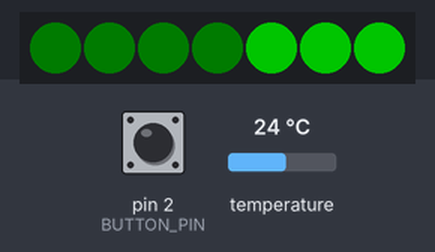
A sketch run on a simulated Arduino Uno, built with avr-gcc and run on an emulated ATmega328P. On the bench: 7 RGB LEDs in strip order, left to right. The test bench sets the inputs (shaded band); at power-on: pin 2 (BUTTON_PIN) HIGH, temperature 24 °C. Dim RGB values are drawn brighter than linear.

Above: at 2.8 s.
2.9 s: pin 2 (BUTTON_PIN) pulled LOW for 1.2 s
At 4.5 s:
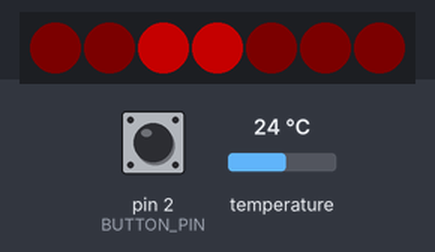
At 6.1 s:
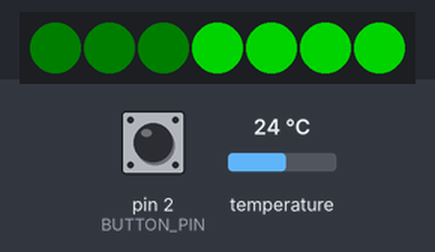
6.2 s: pin 2 (BUTTON_PIN) pulled LOW for 1.2 s
Timing chart, 0 to 16.0 s (numbered marks = the images above; inputs shaded):
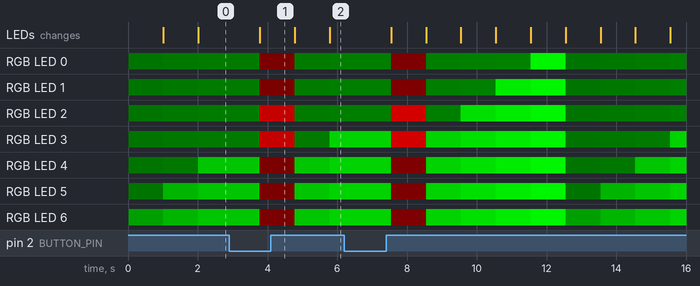

The sketch:

BinaryThermometer.ino
```cpp
#include <FastLED.h>

#include <OneWire.h>
#include <DallasTemperature.h>

#define LED_PIN     7
#define BUTTON_PIN  2
#define NUM_LEDS    7

const int inverted = 1;

int MAX_NUMBER = (1 << NUM_LEDS) - 1;

CRGB COLOR_RED   = CRGB(255,   0,   0);
CRGB COLOR_BLUE  = CRGB(  0,   0, 255);
CRGB COLOR_GREEN = CRGB(  0, 255,   0);
CRGB leds[NUM_LEDS];

#define ONE_WIRE_BUS 5

OneWire oneWire(ONE_WIRE_BUS);

DallasTemperature sensors(&oneWire);

const int MAX_DIM  = NUM_LEDS + 1;
const int DIM_STEP = 256 / MAX_DIM;
int brightness = 1;
// to detect if button is newly pressed -> don't alter brightness, just display it
int lastButtonState = 0;

// the setup function runs once when you press reset or power the board
void setup() {
  FastLED.addLeds<WS2812, LED_PIN, GRB>(leds, NUM_LEDS);
  sensors.begin();
  pinMode(BUTTON_PIN, INPUT_PULLUP);
}

void showTemperature(float celsius, int brightness) {
  int roundedCelsius = round(celsius);
  CRGB baseColor;

  if (celsius <= 0) {
    baseColor = COLOR_BLUE;
    roundedCelsius = -1 * roundedCelsius;
  } else { // number > 0
    baseColor = COLOR_RED;
  }
  showNumberBinary(
    roundedCelsius, getBrightColor(baseColor), getDimColor(baseColor)
  );
}

void showNumberBinary(int number, CRGB brightColor, CRGB dimColor) {
  for (int i = 0; i < NUM_LEDS; i++) {
    int lastBit = number % 2;
    int index = inverted ? (NUM_LEDS - i - 1) : i;

    leds[index] = (lastBit ? brightColor : dimColor);
    number = number >> 1;
  }
}

void showNumberBar(int number, CRGB brightColor, CRGB dimColor) {
  for (int i = 0; i < NUM_LEDS; i++) {
    int index = inverted ? (NUM_LEDS - i - 1) : i;

    leds[index] = ((i < number) ? brightColor : dimColor);
  }
}

CRGB getBrightColor(CRGB baseColor) {
  return CRGB(baseColor).fadeToBlackBy((MAX_DIM - brightness) * DIM_STEP);
}

CRGB getDimColor(CRGB baseColor) {
  return CRGB(baseColor).fadeToBlackBy(255 - brightness);
}

void loop() {
  int buttonState = digitalRead(BUTTON_PIN);
  if (buttonState == 1) {
    if (lastButtonState == 1) {
      brightness = (brightness >= NUM_LEDS) ? 1 : (brightness + 1);
    }
    showNumberBar(
      brightness, getBrightColor(COLOR_GREEN), getDimColor(COLOR_GREEN)
    );
  } else {
    sensors.requestTemperatures();
    showTemperature(sensors.getTempCByIndex(0), brightness);
  }
  lastButtonState = buttonState;

  FastLED.show();
  delay(1000);
}
```

Measured:
- after the input at 2.9 s, the LEDs: change after 0.88 s (image 1)
